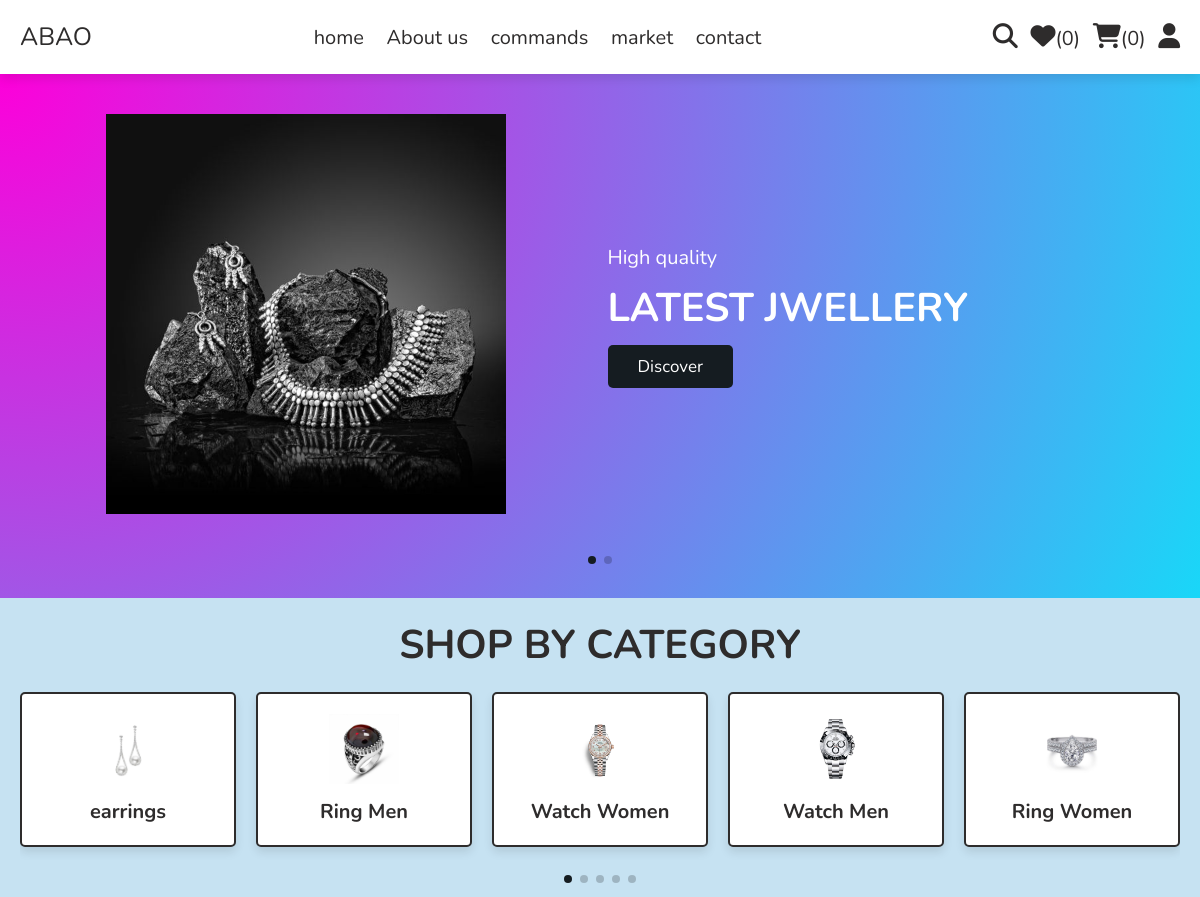
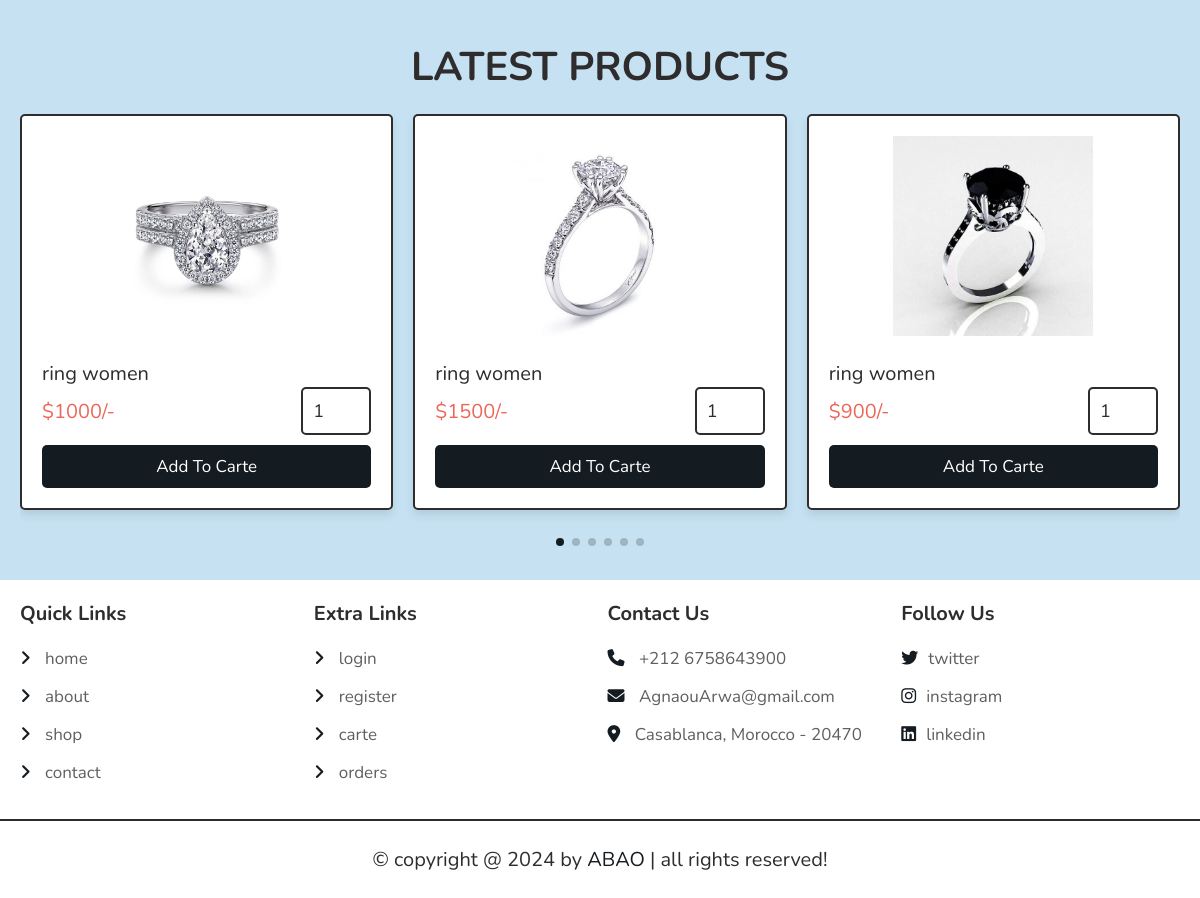
The app's page /home.php with its own data (2 pictures, top to bottom).
### tables this page shows
CREATE TABLE `products` (
  `id` int(100) NOT NULL,
  `name` varchar(50) NOT NULL,
  `details` varchar(100) NOT NULL,
  `price` varchar(10) NOT NULL,
  `image_01` varchar(100) NOT NULL,
  `image_02` varchar(100) NOT NULL,
  `image_03` varchar(100) NOT NULL
);

### home.php (the view, shortened to what this page needs)
<?php
include 'actions/connect.php';
?>
<!DOCTYPE html>
<html lang="en">
<head>
   <link rel="stylesheet" href="https://unpkg.com/swiper@8/swiper-bundle.min.css" />
   <link rel="stylesheet" href="https://cdnjs.cloudflare.com/ajax/libs/font-awesome/6.1.1/css/all.min.css">
   <link rel="stylesheet" href="css/style.css">
</head>
<body>
<?php include 'actions/user_header.php'; ?>
<div class="home-bg">
<section class="home">
   <div class="swiper home-slider">
   <div class="swiper-wrapper">
      <div class="swiper-slide slide">
         <div class="image">
            <img src="images/Jewellery Photography.jpeg" alt="">
         </div>
         <div class="content">
            <span>High quality</span>
            <h3>latest jwellery</h3>
            <a href="shop.php" class="btn">Discover</a>
         </div>
      </div>
   </div>
      <div class="swiper-pagination"></div>
   </div>
</section>
</div>
<section class="category">
   <h1 class="heading">shop by category</h1>
   <div class="swiper category-slider">
   <div class="swiper-wrapper">
   <a href="category.php?category=Necklace" class="swiper-slide slide">
      <img src="images/N1.jpeg" alt="">
      <h3>earrings</h3>
   </a>
   <a href="category.php?category=Ring Men" class="swiper-slide slide">
      <img src="images/R2M.jpeg" alt="">
      <h3>Ring Men</h3>
   </a>
   <a href="category.php?category=Watch Women" class="swiper-slide slide">
      <img src="images/W1W.jpeg" alt="">
      <h3>Watch Women</h3>
   </a>
   <a href="category.php?category=Watch Men" class="swiper-slide slide">
      <img src="images/W1M.jpeg" alt="">
      <h3>Watch Men</h3>
   </a>
   <a href="category.php?category=Ring Women" class="swiper-slide slide">
      <img src="images/wr1.jpeg" alt="">
      <h3>Ring Women</h3>
   </a>
   </div>
   <div class="swiper-pagination"></div>
   </div>
</section>
<section class="home-products">
   <h1 class="heading">latest products</h1>
   <div class="swiper products-slider">
   <div class="swiper-wrapper">
   <?php
     $select_products = $conn->prepare("SELECT * FROM `products` LIMIT 6");
     $select_products->execute();
     if($select_products->rowCount() > 0){
      while($fetch_product = $select_products->fetch(PDO::FETCH_ASSOC)){
   ?>
   <form action="" method="post" class="swiper-slide slide">
      <img src="uploaded_img/<?= $fetch_product['image_01']; ?>" alt="">
      <div class="name"><?= $fetch_product['name']; ?></div>
      <div class="flex">
         <div class="price"><span>$</span><?= $fetch_product['price']; ?><span>/-</span></div>
         <input type="number" name="qty" class="qty" min="1" max="99" onkeypress="if(this.value.length == 2) return false;" value="1">
      </div>
      <input type="submit" value="add to carte" class="btn" name="add_to_carte">
   </form>
   <?php
      }
   }else{
      echo '<p class="empty">no products added yet!</p>';
   }
   ?>
   </div>
   <div class="swiper-pagination"></div>
   </div>
</section>
<?php include 'actions/footer.php'; ?>
</body>
</html>

### css/style.css (style rules this page uses)
:root { --main-color:#151c21; --blue:#1286f35c; --red:#eb6759; --black:#2e2c2c; --white:#ffffff; --light-color:#5f5f5f; --light-bg:#9bcde88f; --border:.2rem solid var(--black); --box-shadow:0 .5rem 1rem rgba(0,0,0,.1); }
* { font-family: 'Nunito', sans-serif; margin:0; padding:0; box-sizing: border-box; outline: none; border:none; text-decoration: none; }
html { font-size: 62.5%; overflow-x: hidden; }
body { background-color: var(--light-bg); }
section { padding:2rem; max-width: 1200px; margin:0 auto; }
.heading { font-size: 4rem; color:var(--black); margin-bottom: 2rem; text-align: center; text-transform: uppercase; }
.btn, .delete-btn, .option-btn { display: block; width: 100%; margin-top: 1rem; border-radius: .5rem; padding:1rem 3rem; font-size: 1.7rem; text-transform: capitalize; color:var(--white); cursor: pointer; text-align: center; }
.btn { background-color: var(--main-color); }
.home-bg { background: radial-gradient(circle at top left,#fd00da,#19d7f8); }
.home-bg .home .slide { display: flex; align-items: center; flex-wrap: wrap; gap:1.5rem; padding-bottom: 6rem; padding-top: 2rem; user-select: none; }
.home-bg .home .slide .image { flex:1 1 40rem; }
.home-bg .home .slide .image img { height: 40rem; width: 100%; object-fit: contain; }
.home-bg .home .slide .content { flex:1 1 40rem; }
.home-bg .home .slide .content span { font-size: 2rem; color:var(--white); }
.home-bg .home .slide .content h3 { margin-top: 1rem; font-size: 4rem; color:var(--white); text-transform: uppercase; }
.home-bg .home .slide .content .btn { display: inline-block; width: auto; }
.category .slide { margin-bottom: 5rem; box-shadow: var(--box-shadow); border:var(--border); text-align: center; padding:2rem; background: var(--white); border-radius: .5rem; }
.category .slide img { height: 7rem; width: 100%; object-fit: contain; margin-bottom: 1rem; user-select: none; }
.category .slide h3 { font-size: 2rem; color:var(--black); user-select: none; }
.home-products .slide { position: relative; padding:2rem; border-radius: .5rem; border:var(--border); background-color: var(--white); box-shadow: var(--box-shadow); margin-bottom: 5rem; overflow: hidden; user-select: none; }
.home-products .slide img { width: 100%; height: 20rem; object-fit: contain; margin-bottom: 2rem; }
.home-products .slide .name { font-size: 2rem; color:var(--black); }
.home-products .slide .flex { display: flex; align-items: center; justify-content: space-between; gap:1rem; }
.home-products .slide .flex .qty { width: 7rem; padding:1rem; border:var(--border); font-size: 1.8rem; color:var(--black); border-radius: .5rem; }
.home-products .slide .flex .price { margin:1rem 0; font-size: 2rem; color:var(--red); }

### records on screen
products: image_01 (picture), name "ring women", price "1000"
products: image_01 (picture), name "ring women", price "1500"
products: image_01 (picture), name "ring women", price "900"

### other values on screen
$total_wishlist_counts "0"
$total_carte_counts "0"
